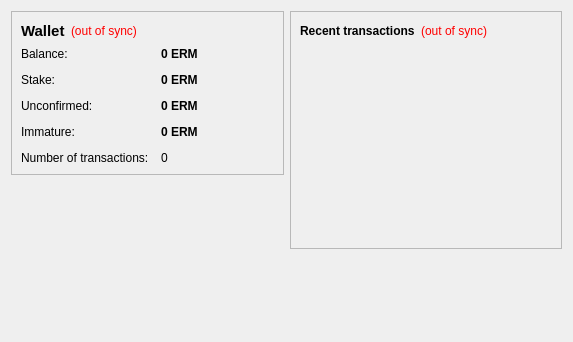
<?xml version="1.0" encoding="UTF-8"?>
<ui version="4.0">
 <class>OverviewPage</class>
 <widget class="QWidget" name="OverviewPage">
  <property name="geometry">
   <rect>
    <x>0</x>
    <y>0</y>
    <width>573</width>
    <height>342</height>
   </rect>
  </property>
  <property name="windowTitle">
   <string>Form</string>
  </property>
  <layout class="QHBoxLayout" name="horizontalLayout" stretch="1,1">
   <item>
    <layout class="QVBoxLayout" name="verticalLayout_2">
     <item>
      <widget class="QFrame" name="frame">
       <property name="frameShape">
        <enum>QFrame::StyledPanel</enum>
       </property>
       <property name="frameShadow">
        <enum>QFrame::Raised</enum>
       </property>
       <layout class="QVBoxLayout" name="verticalLayout_4">
        <item>
         <layout class="QHBoxLayout" name="horizontalLayout_4">
          <item>
           <widget class="QLabel" name="label_5">
            <property name="font">
             <font>
              <pointsize>11</pointsize>
              <weight>75</weight>
              <bold>true</bold>
             </font>
            </property>
            <property name="text">
             <string>Wallet</string>
            </property>
           </widget>
          </item>
          <item>
           <widget class="QLabel" name="labelWalletStatus">
            <property name="toolTip">
             <string>The displayed information may be out of date. Your wallet automatically synchronizes with the Ermiscoin network after a connection is established, but this process has not completed yet.</string>
            </property>
            <property name="styleSheet">
             <string notr="true">QLabel { color: red; }</string>
            </property>
            <property name="text">
             <string notr="true">(out of sync)</string>
            </property>
            <property name="alignment">
             <set>Qt::AlignLeading|Qt::AlignLeft|Qt::AlignVCenter</set>
            </property>
           </widget>
          </item>
          <item>
           <spacer name="horizontalSpacer_2">
            <property name="orientation">
             <enum>Qt::Horizontal</enum>
            </property>
            <property name="sizeHint" stdset="0">
             <size>
              <width>40</width>
              <height>20</height>
             </size>
            </property>
           </spacer>
          </item>
         </layout>
        </item>
        <item>
         <layout class="QFormLayout" name="formLayout_2">
          <property name="fieldGrowthPolicy">
           <enum>QFormLayout::AllNonFixedFieldsGrow</enum>
          </property>
          <property name="horizontalSpacing">
           <number>12</number>
          </property>
          <property name="verticalSpacing">
           <number>12</number>
          </property>
          <item row="0" column="0">
           <widget class="QLabel" name="label">
            <property name="text">
             <string>Balance:</string>
            </property>
           </widget>
          </item>
          <item row="0" column="1">
           <widget class="QLabel" name="labelBalance">
            <property name="font">
             <font>
              <weight>75</weight>
              <bold>true</bold>
             </font>
            </property>
            <property name="cursor">
             <cursorShape>IBeamCursor</cursorShape>
            </property>
            <property name="toolTip">
             <string>Your current balance</string>
            </property>
            <property name="text">
             <string notr="true">0 ERM</string>
            </property>
            <property name="textInteractionFlags">
             <set>Qt::LinksAccessibleByMouse|Qt::TextSelectableByKeyboard|Qt::TextSelectableByMouse</set>
            </property>
           </widget>
          </item>
          <item row="1" column="0">
           <widget class="QLabel" name="label_6">
            <property name="text">
             <string>Stake:</string>
            </property>
           </widget>
          </item>
          <item row="1" column="1">
           <widget class="QLabel" name="labelStake">
            <property name="font">
             <font>
              <weight>75</weight>
              <bold>true</bold>
             </font>
            </property>
            <property name="cursor">
             <cursorShape>IBeamCursor</cursorShape>
            </property>
            <property name="toolTip">
             <string>Total of coins that was staked, and do not yet count toward the current balance</string>
            </property>
            <property name="text">
             <string notr="true">0 ERM</string>
            </property>
            <property name="textInteractionFlags">
             <set>Qt::LinksAccessibleByMouse|Qt::TextSelectableByKeyboard|Qt::TextSelectableByMouse</set>
            </property>
           </widget>
          </item>
          <item row="2" column="0">
           <widget class="QLabel" name="label_3">
            <property name="text">
             <string>Unconfirmed:</string>
            </property>
           </widget>
          </item>
          <item row="2" column="1">
           <widget class="QLabel" name="labelUnconfirmed">
            <property name="font">
             <font>
              <weight>75</weight>
              <bold>true</bold>
             </font>
            </property>
            <property name="cursor">
             <cursorShape>IBeamCursor</cursorShape>
            </property>
            <property name="toolTip">
             <string>Total of transactions that have yet to be confirmed, and do not yet count toward the current balance</string>
            </property>
            <property name="text">
             <string notr="true">0 ERM</string>
            </property>
            <property name="textInteractionFlags">
             <set>Qt::LinksAccessibleByMouse|Qt::TextSelectableByKeyboard|Qt::TextSelectableByMouse</set>
            </property>
           </widget>
          </item>
          <item row="3" column="0">
           <widget class="QLabel" name="labelImmatureText">
            <property name="text">
             <string>Immature:</string>
            </property>
           </widget>
          </item>
          <item row="3" column="1">
           <widget class="QLabel" name="labelImmature">
            <property name="font">
             <font>
              <weight>75</weight>
              <bold>true</bold>
             </font>
            </property>
            <property name="toolTip">
             <string>Mined balance that has not yet matured</string>
            </property>
            <property name="text">
             <string notr="true">0 ERM</string>
            </property>
            <property name="textInteractionFlags">
             <set>Qt::LinksAccessibleByMouse|Qt::TextSelectableByKeyboard|Qt::TextSelectableByMouse</set>
            </property>
           </widget>
          </item>
          <item row="4" column="0">
           <widget class="QLabel" name="label_2">
            <property name="text">
             <string>Number of transactions:</string>
            </property>
           </widget>
          </item>
          <item row="4" column="1">
           <widget class="QLabel" name="labelNumTransactions">
            <property name="toolTip">
             <string>Total number of transactions in wallet</string>
            </property>
            <property name="text">
             <string notr="true">0</string>
            </property>
           </widget>
          </item>
         </layout>
        </item>
       </layout>
      </widget>
     </item>
     <item>
      <spacer name="verticalSpacer">
       <property name="orientation">
        <enum>Qt::Vertical</enum>
       </property>
       <property name="sizeHint" stdset="0">
        <size>
         <width>20</width>
         <height>40</height>
        </size>
       </property>
      </spacer>
     </item>
     <item>
      <widget class="QLabel" name="label_6">
       <property name="text">
        <string/>
       </property>
       <property name="pixmap">
        <pixmap resource="../bitcoin.qrc">:/images/backg</pixmap>
       </property>
       <property name="scaledContents">
        <bool>false</bool>
       </property>
       <property name="alignment">
        <set>Qt::AlignCenter</set>
       </property>
       <property name="margin">
        <number>-2</number>
       </property>
      </widget>
     </item>
    </layout>
   </item>
   <item>
    <layout class="QVBoxLayout" name="verticalLayout_3">
     <item>
      <widget class="QFrame" name="frame_2">
       <property name="frameShape">
        <enum>QFrame::StyledPanel</enum>
       </property>
       <property name="frameShadow">
        <enum>QFrame::Raised</enum>
       </property>
       <layout class="QVBoxLayout" name="verticalLayout">
        <item>
         <layout class="QHBoxLayout" name="horizontalLayout_2">
          <item>
           <widget class="QLabel" name="label_4">
            <property name="text">
             <string>&lt;b&gt;Recent transactions&lt;/b&gt;</string>
            </property>
           </widget>
          </item>
          <item>
           <widget class="QLabel" name="labelTransactionsStatus">
            <property name="toolTip">
             <string>The displayed information may be out of date. Your wallet automatically synchronizes with the Ermiscoin network after a connection is established, but this process has not completed yet.</string>
            </property>
            <property name="styleSheet">
             <string notr="true">QLabel { color: red; }</string>
            </property>
            <property name="text">
             <string notr="true">(out of sync)</string>
            </property>
            <property name="alignment">
             <set>Qt::AlignRight|Qt::AlignTrailing|Qt::AlignVCenter</set>
            </property>
           </widget>
          </item>
          <item>
           <spacer name="horizontalSpacer">
            <property name="orientation">
             <enum>Qt::Horizontal</enum>
            </property>
            <property name="sizeHint" stdset="0">
             <size>
              <width>40</width>
              <height>20</height>
             </size>
            </property>
           </spacer>
          </item>
         </layout>
        </item>
        <item>
         <widget class="QListView" name="listTransactions">
          <property name="styleSheet">
           <string notr="true">QListView { background: transparent; }</string>
          </property>
          <property name="frameShape">
           <enum>QFrame::NoFrame</enum>
          </property>
          <property name="verticalScrollBarPolicy">
           <enum>Qt::ScrollBarAlwaysOff</enum>
          </property>
          <property name="horizontalScrollBarPolicy">
           <enum>Qt::ScrollBarAlwaysOff</enum>
          </property>
          <property name="selectionMode">
           <enum>QAbstractItemView::NoSelection</enum>
          </property>
         </widget>
        </item>
       </layout>
      </widget>
     </item>
     <item>
      <spacer name="verticalSpacer_2">
       <property name="orientation">
        <enum>Qt::Vertical</enum>
       </property>
       <property name="sizeHint" stdset="0">
        <size>
         <width>20</width>
         <height>40</height>
        </size>
       </property>
      </spacer>
     </item>
    </layout>
   </item>
  </layout>
 </widget>
 <resources/>
 <connections/>
</ui>
